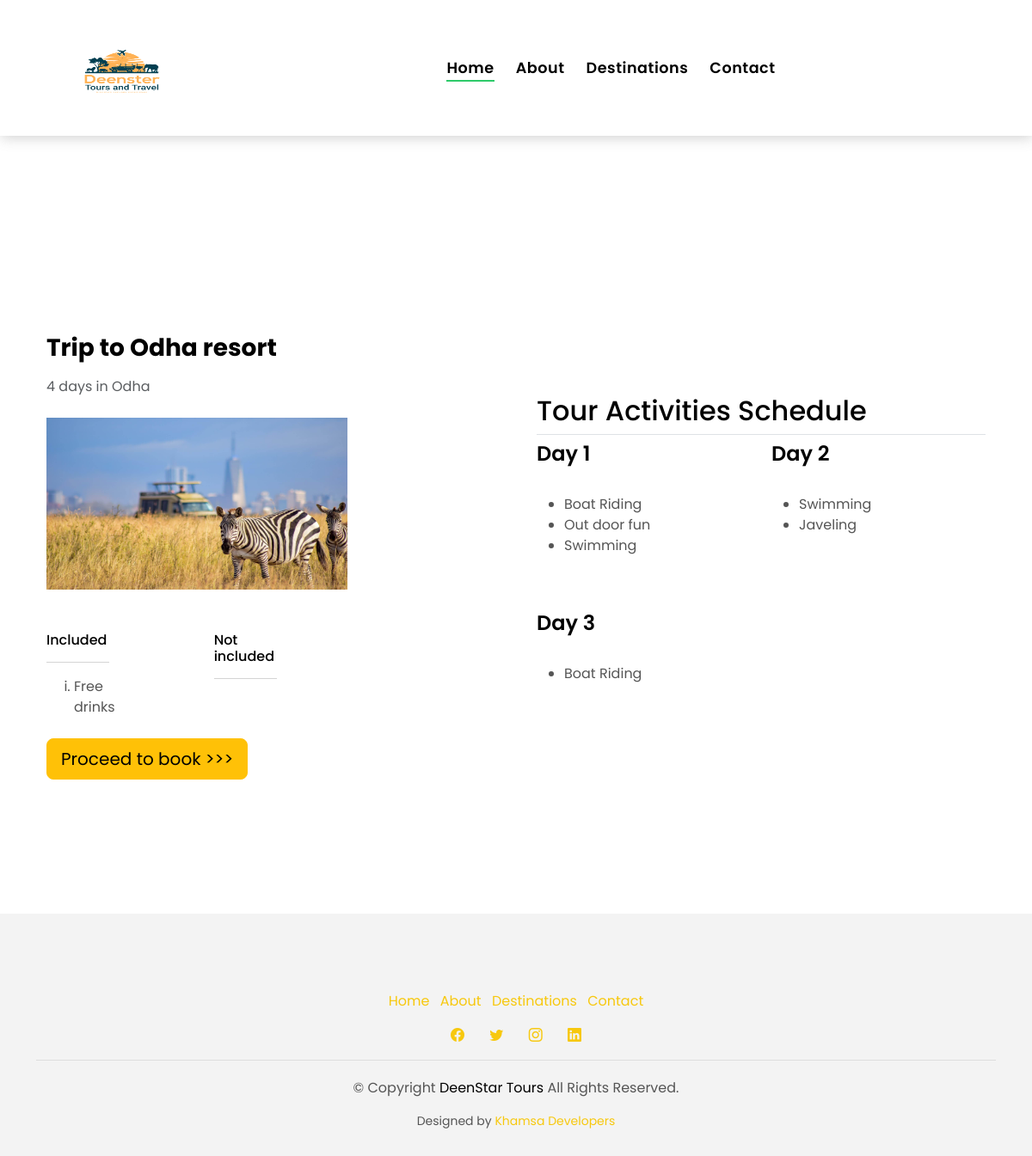
/single-package/?id=3, run on the app's committed database.
### main/models.py (models this page shows, shortened)
class Package(models.Model):
    cover_image=models.ImageField(upload_to="img/", blank=True)
    description=models.CharField(max_length=1000)
    name= models.ForeignKey(Hotel,on_delete=models.CASCADE, related_name='package')
    start_date = models.DateField()
    end_date = models.DateField()
    created=models.DateTimeField(auto_now_add=True)
    addons=models.ManyToManyField(Addon,default=None, blank=True)
    excluded=models.ManyToManyField(Excluded,default=None, blank=True)
    activities=models.ManyToManyField(Activity,default=None, blank=True)
    cruiser_price=models.IntegerField()
    van_price=models.IntegerField()

class Hotel(models.Model):
    cover_image=models.ImageField(upload_to="img/", blank=True)
    name = models.CharField(max_length=30)
    dest_id =models.ForeignKey(Desination,on_delete=models.CASCADE)
    desc = models.TextField()
    def __str__(self):
        return str(self.name)

class Addon(models.Model):
    addon= models.CharField(max_length=200,blank=True)
    def __str__(self) :
        return self.addon

class TourSchedule(models.Model):
    package = models.ForeignKey(Package, on_delete=models.CASCADE, related_name='schedule')
    days=models.IntegerField(max_length=30, choices=DAYS, default=1)
    activities = models.ManyToManyField(Activity, blank=True)

class Activity(models.Model):
    activity_name= models.CharField(max_length=50)
    activity_desc=models.TextField()
    def __str__(self) :
        return self.activity_name

### main/views.py (the view)
# urls.py: path('single-package/', views.single_package, name="single-package"),
def single_package(request):
    if request.method=='GET':
        id =int(request.GET['id'])
        package=Package.objects.get(id=id)
        schedule = package.schedule.all().order_by('days')
        context={
            "package": package,
            "schedule": schedule
        }
        return render(request,'package-view.html',context=context)
    else:
        return render(request,'package-view.html',{"error":"No package selected"})

### templates/package-view.html (shortened to what this page needs)
{% extends 'base.html' %}
{% load static %}
{% load humanize %}
 {% block content %}
    <div class="intro-carousel swiper" style="padding-top: 12rem;">
    </div>
  <div class="container px-4 py-5">
    {%if error%}
    <h2>{{error}}</h2>
    {% else %}
    <div class="row row-cols-1 row-cols-md-2 align-items-md-center g-5 py-5">
      <div class="d-flex flex-column align-items-start gap-2">
        <h3 class="fw-bold">Trip to {{package.name}}</h3>
        <p class="text-muted">{{package.description}}</p>
        <img height="200px" width="350px" src="{% static 'images/default.jpg' %}" alt="Card image cap">
        <div class="row">
          <div class="col-sm-4">
            <h6>Included</h6>
            <hr>
          <ul style="list-style: lower-roman;">
            {% for inc in package.addons.all %}
          <li>{{inc}}</li>
          {% endfor %}
          </ul>
          </div>
          <div class="col-sm-4 ">
          </div>
          <div class="col-sm-4 ">
            <h6>Not included</h6>
            <hr>
          </div>
        </div>
        <a href="{% url 'book'%}?id={{package.id}}" class="btn btn-warning btn-lg">Proceed to book >>> </a>
      </div>
     <div>
      {% if schedule %}
      <h2 class="pb-2 border-bottom">Tour Activities Schedule</h2>
      <div class="row row-cols-1 row-cols-sm-2 g-4">
        {% for sch in schedule %}
        <div class="d-flex flex-column gap-2">
          <h4 class="fw-semibold mb-0">Day {{sch.days}}</h4>
          <p class="text-muted">
            <ul>
              {% for activity in sch.activities.all %}
              <li>{{activity}}</li>
              {% endfor %}
            </ul>
          </p>
        </div>
        {% endfor %}
        {% endif %}
        </div>
      </div>
      </div>
    </div>
  {% endif%}
  {% endblock content %}

### static/travelstyles.css (style rules this page uses)
:root { --card-height: 65vh; --card-width: calc(var(--card-height) / 1.5); }

### static/assets/css/style.css (style rules this page uses)
body { font-family: "Poppins", sans-serif; color: #555555; }
h1, h2, h3, h4, h5, h6 { color: #000000; }
a { color: #F7C80E; text-decoration: none; transition: all 0.5s ease; }
.btn { transition: 0.5s ease; }

### data on the page
Package: name "Odha resort", description "4 days in Odha"
Addon: addon "Free drinks"
TourSchedule: days "1"
Activity: activity_name "Boat Riding"
Activity: activity_name "Out door fun"
Activity: activity_name "Swimming"
TourSchedule: days "2"
Activity: activity_name "Javeling"
TourSchedule: days "3"
